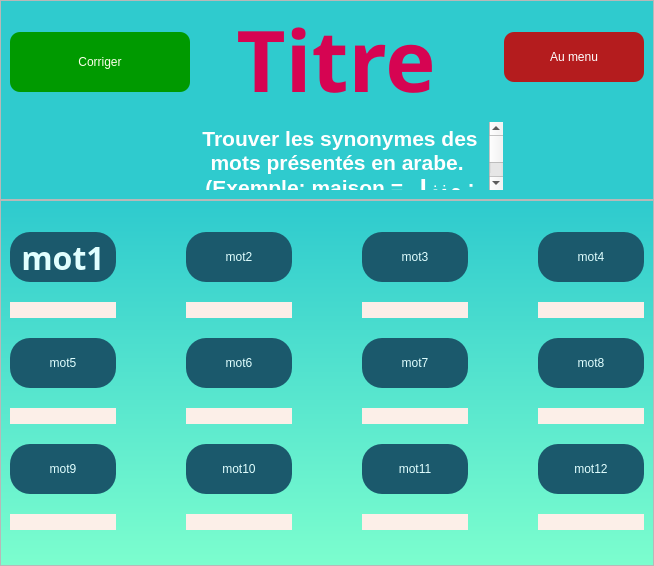
<?xml version="1.0" encoding="UTF-8"?>
<ui version="4.0">
 <class>MainWindow</class>
 <widget class="QMainWindow" name="MainWindow">
  <property name="geometry">
   <rect>
    <x>0</x>
    <y>0</y>
    <width>654</width>
    <height>566</height>
   </rect>
  </property>
  <property name="windowTitle">
   <string>MainWindow</string>
  </property>
  <widget class="QWidget" name="centralwidget">
   <property name="styleSheet">
    <string notr="true">background-color:qlineargradient(spread:pad, x1:1, y1:0.352, x2:1, y2:1, stop:0.0187793 rgba(47, 203, 206, 255), stop:1 rgba(124, 254, 206, 255))</string>
   </property>
   <layout class="QGridLayout" name="gridLayout_3">
    <property name="leftMargin">
     <number>0</number>
    </property>
    <property name="topMargin">
     <number>0</number>
    </property>
    <property name="rightMargin">
     <number>0</number>
    </property>
    <property name="bottomMargin">
     <number>0</number>
    </property>
    <property name="spacing">
     <number>0</number>
    </property>
    <item row="1" column="0">
     <widget class="QFrame" name="content_frame">
      <property name="styleSheet">
       <string notr="true">background-color: rgb(a255, 255, 255,0);</string>
      </property>
      <property name="frameShape">
       <enum>QFrame::StyledPanel</enum>
      </property>
      <property name="frameShadow">
       <enum>QFrame::Raised</enum>
      </property>
      <layout class="QGridLayout" name="gridLayout_2">
       <property name="leftMargin">
        <number>9</number>
       </property>
       <property name="topMargin">
        <number>21</number>
       </property>
       <property name="rightMargin">
        <number>9</number>
       </property>
       <property name="bottomMargin">
        <number>20</number>
       </property>
       <property name="horizontalSpacing">
        <number>70</number>
       </property>
       <property name="verticalSpacing">
        <number>10</number>
       </property>
       <item row="5" column="0">
        <widget class="QLineEdit" name="word9_guess">
         <property name="maximumSize">
          <size>
           <width>260</width>
           <height>16777215</height>
          </size>
         </property>
         <property name="styleSheet">
          <string notr="true">border-radius:10px;
background-color: rgba(255, 239, 233, 250);
font: 20pt &quot;Calisto MT&quot;;
color: rgb(43, 43, 43);</string>
         </property>
         <property name="alignment">
          <set>Qt::AlignCenter</set>
         </property>
        </widget>
       </item>
       <item row="2" column="2">
        <widget class="QPushButton" name="btn_word6">
         <property name="minimumSize">
          <size>
           <width>0</width>
           <height>50</height>
          </size>
         </property>
         <property name="maximumSize">
          <size>
           <width>290</width>
           <height>16777215</height>
          </size>
         </property>
         <property name="cursor">
          <cursorShape>PointingHandCursor</cursorShape>
         </property>
         <property name="styleSheet">
          <string notr="true">border-radius:20px;
background-color:rgb(27, 89, 108);
border-color: rgb(108, 108, 108);
font: 700 24pt &quot;Book Antiqua&quot;;
color:rgb(225, 255, 255);</string>
         </property>
         <property name="text">
          <string>mot7</string>
         </property>
        </widget>
       </item>
       <item row="3" column="1">
        <widget class="QLineEdit" name="word6_guess">
         <property name="maximumSize">
          <size>
           <width>260</width>
           <height>16777215</height>
          </size>
         </property>
         <property name="styleSheet">
          <string notr="true">border-radius:10px;
background-color: rgba(255, 239, 233, 250);
font: 20pt &quot;Calisto MT&quot;;
color: rgb(43, 43, 43);</string>
         </property>
         <property name="alignment">
          <set>Qt::AlignCenter</set>
         </property>
        </widget>
       </item>
       <item row="2" column="3">
        <widget class="QPushButton" name="btn_word7">
         <property name="minimumSize">
          <size>
           <width>0</width>
           <height>50</height>
          </size>
         </property>
         <property name="maximumSize">
          <size>
           <width>260</width>
           <height>16777215</height>
          </size>
         </property>
         <property name="cursor">
          <cursorShape>PointingHandCursor</cursorShape>
         </property>
         <property name="styleSheet">
          <string notr="true">border-radius:20px;
background-color:rgb(27, 89, 108);
border-color: rgb(108, 108, 108);
font: 700 24pt &quot;Book Antiqua&quot;;
color:rgb(225, 255, 255);</string>
         </property>
         <property name="text">
          <string>mot8</string>
         </property>
        </widget>
       </item>
       <item row="3" column="2">
        <widget class="QLineEdit" name="word7_guess">
         <property name="maximumSize">
          <size>
           <width>260</width>
           <height>16777215</height>
          </size>
         </property>
         <property name="styleSheet">
          <string notr="true">border-radius:10px;
background-color: rgba(255, 239, 233, 250);
font: 20pt &quot;Calisto MT&quot;;
color: rgb(43, 43, 43);</string>
         </property>
         <property name="alignment">
          <set>Qt::AlignCenter</set>
         </property>
        </widget>
       </item>
       <item row="4" column="0">
        <widget class="QPushButton" name="btn_word8">
         <property name="minimumSize">
          <size>
           <width>0</width>
           <height>50</height>
          </size>
         </property>
         <property name="maximumSize">
          <size>
           <width>260</width>
           <height>16777215</height>
          </size>
         </property>
         <property name="cursor">
          <cursorShape>PointingHandCursor</cursorShape>
         </property>
         <property name="styleSheet">
          <string notr="true">border-radius:20px;
background-color:rgb(27, 89, 108);
border-color: rgb(108, 108, 108);
font: 700 24pt &quot;Book Antiqua&quot;;
color:rgb(225, 255, 255);</string>
         </property>
         <property name="text">
          <string>mot9</string>
         </property>
        </widget>
       </item>
       <item row="2" column="0">
        <widget class="QPushButton" name="btn_word4">
         <property name="minimumSize">
          <size>
           <width>0</width>
           <height>50</height>
          </size>
         </property>
         <property name="maximumSize">
          <size>
           <width>260</width>
           <height>16777215</height>
          </size>
         </property>
         <property name="cursor">
          <cursorShape>PointingHandCursor</cursorShape>
         </property>
         <property name="styleSheet">
          <string notr="true">border-radius:20px;
background-color:rgb(27, 89, 108);
border-color: rgb(108, 108, 108);
font: 700 24pt &quot;Book Antiqua&quot;;
color:rgb(225, 255, 255);</string>
         </property>
         <property name="text">
          <string>mot5</string>
         </property>
        </widget>
       </item>
       <item row="1" column="0">
        <widget class="QLineEdit" name="word1_guess">
         <property name="maximumSize">
          <size>
           <width>260</width>
           <height>16777215</height>
          </size>
         </property>
         <property name="layoutDirection">
          <enum>Qt::LeftToRight</enum>
         </property>
         <property name="autoFillBackground">
          <bool>false</bool>
         </property>
         <property name="styleSheet">
          <string notr="true">border-radius:10px;
background-color: rgba(255, 239, 233, 250);
font: 20pt &quot;Calisto MT&quot;;
color: rgb(43, 43, 43);</string>
         </property>
         <property name="text">
          <string/>
         </property>
         <property name="alignment">
          <set>Qt::AlignHCenter|Qt::AlignTop</set>
         </property>
        </widget>
       </item>
       <item row="0" column="3">
        <widget class="QPushButton" name="btn_word3">
         <property name="minimumSize">
          <size>
           <width>0</width>
           <height>50</height>
          </size>
         </property>
         <property name="maximumSize">
          <size>
           <width>260</width>
           <height>16777215</height>
          </size>
         </property>
         <property name="cursor">
          <cursorShape>PointingHandCursor</cursorShape>
         </property>
         <property name="styleSheet">
          <string notr="true">border-radius:20px;
background-color:rgb(27, 89, 108);
border-color: rgb(108, 108, 108);
font: 700 24pt &quot;Book Antiqua&quot;;
color:rgb(225, 255, 255);</string>
         </property>
         <property name="text">
          <string>mot4</string>
         </property>
        </widget>
       </item>
       <item row="1" column="2">
        <widget class="QLineEdit" name="word3_guess">
         <property name="maximumSize">
          <size>
           <width>260</width>
           <height>16777215</height>
          </size>
         </property>
         <property name="styleSheet">
          <string notr="true">border-radius:10px;
background-color: rgba(255, 239, 233, 250);
font: 20pt &quot;Calisto MT&quot;;
color: rgb(43, 43, 43);</string>
         </property>
         <property name="alignment">
          <set>Qt::AlignCenter</set>
         </property>
        </widget>
       </item>
       <item row="1" column="1">
        <widget class="QLineEdit" name="word2_guess">
         <property name="maximumSize">
          <size>
           <width>260</width>
           <height>16777215</height>
          </size>
         </property>
         <property name="styleSheet">
          <string notr="true">border-radius:10px;
background-color: rgba(255, 239, 233, 250);
font: 20pt &quot;Calisto MT&quot;;
color: rgb(43, 43, 43);</string>
         </property>
         <property name="alignment">
          <set>Qt::AlignCenter</set>
         </property>
        </widget>
       </item>
       <item row="4" column="1">
        <widget class="QPushButton" name="btn_word9">
         <property name="minimumSize">
          <size>
           <width>0</width>
           <height>50</height>
          </size>
         </property>
         <property name="maximumSize">
          <size>
           <width>260</width>
           <height>16777215</height>
          </size>
         </property>
         <property name="cursor">
          <cursorShape>PointingHandCursor</cursorShape>
         </property>
         <property name="styleSheet">
          <string notr="true">border-radius:20px;
background-color:rgb(27, 89, 108);
border-color: rgb(108, 108, 108);
font: 700 24pt &quot;Book Antiqua&quot;;
color:rgb(225, 255, 255);</string>
         </property>
         <property name="text">
          <string>mot10</string>
         </property>
        </widget>
       </item>
       <item row="0" column="0">
        <widget class="QPushButton" name="btn_word0">
         <property name="minimumSize">
          <size>
           <width>0</width>
           <height>50</height>
          </size>
         </property>
         <property name="maximumSize">
          <size>
           <width>260</width>
           <height>16777215</height>
          </size>
         </property>
         <property name="font">
          <font>
           <family>Book Antiqua</family>
           <pointsize>24</pointsize>
           <italic>false</italic>
           <bold>true</bold>
          </font>
         </property>
         <property name="cursor">
          <cursorShape>PointingHandCursor</cursorShape>
         </property>
         <property name="styleSheet">
          <string notr="true">border-radius:20px;
background-color:rgb(27, 89, 108);
border-color: rgb(108, 108, 108);
font: 700 24pt &quot;Book Antiqua&quot;;
color:rgb(225, 255, 255);</string>
         </property>
         <property name="text">
          <string>mot1</string>
         </property>
        </widget>
       </item>
       <item row="4" column="2">
        <widget class="QPushButton" name="btn_word10">
         <property name="minimumSize">
          <size>
           <width>0</width>
           <height>50</height>
          </size>
         </property>
         <property name="maximumSize">
          <size>
           <width>260</width>
           <height>16777215</height>
          </size>
         </property>
         <property name="cursor">
          <cursorShape>PointingHandCursor</cursorShape>
         </property>
         <property name="styleSheet">
          <string notr="true">border-radius:20px;
background-color:rgb(27, 89, 108);
border-color: rgb(108, 108, 108);
font: 700 24pt &quot;Book Antiqua&quot;;
color:rgb(225, 255, 255);</string>
         </property>
         <property name="text">
          <string>mot11</string>
         </property>
        </widget>
       </item>
       <item row="5" column="1">
        <widget class="QLineEdit" name="word10_guess">
         <property name="maximumSize">
          <size>
           <width>260</width>
           <height>16777215</height>
          </size>
         </property>
         <property name="styleSheet">
          <string notr="true">border-radius:10px;
background-color: rgba(255, 239, 233, 250);
font: 20pt &quot;Calisto MT&quot;;
color: rgb(43, 43, 43);</string>
         </property>
         <property name="alignment">
          <set>Qt::AlignCenter</set>
         </property>
        </widget>
       </item>
       <item row="3" column="0">
        <widget class="QLineEdit" name="word5_guess">
         <property name="maximumSize">
          <size>
           <width>260</width>
           <height>16777215</height>
          </size>
         </property>
         <property name="styleSheet">
          <string notr="true">border-radius:10px;
background-color: rgba(255, 239, 233, 250);
font: 20pt &quot;Calisto MT&quot;;
color: rgb(43, 43, 43);</string>
         </property>
         <property name="alignment">
          <set>Qt::AlignCenter</set>
         </property>
        </widget>
       </item>
       <item row="5" column="2">
        <widget class="QLineEdit" name="word11_guess">
         <property name="maximumSize">
          <size>
           <width>260</width>
           <height>16777215</height>
          </size>
         </property>
         <property name="styleSheet">
          <string notr="true">border-radius:10px;
background-color: rgba(255, 239, 233, 250);
font: 20pt &quot;Calisto MT&quot;;
color: rgb(43, 43, 43);</string>
         </property>
         <property name="alignment">
          <set>Qt::AlignCenter</set>
         </property>
        </widget>
       </item>
       <item row="5" column="3">
        <widget class="QLineEdit" name="word12_guess">
         <property name="maximumSize">
          <size>
           <width>260</width>
           <height>16777215</height>
          </size>
         </property>
         <property name="styleSheet">
          <string notr="true">border-radius:10px;
background-color: rgba(255, 239, 233, 250);
font: 20pt &quot;Calisto MT&quot;;
color: rgb(43, 43, 43);</string>
         </property>
         <property name="alignment">
          <set>Qt::AlignCenter</set>
         </property>
        </widget>
       </item>
       <item row="2" column="1">
        <widget class="QPushButton" name="btn_word5">
         <property name="minimumSize">
          <size>
           <width>0</width>
           <height>50</height>
          </size>
         </property>
         <property name="maximumSize">
          <size>
           <width>260</width>
           <height>16777215</height>
          </size>
         </property>
         <property name="cursor">
          <cursorShape>PointingHandCursor</cursorShape>
         </property>
         <property name="styleSheet">
          <string notr="true">border-radius:20px;
background-color:rgb(27, 89, 108);
border-color: rgb(108, 108, 108);
font: 700 24pt &quot;Book Antiqua&quot;;
color:rgb(225, 255, 255);</string>
         </property>
         <property name="text">
          <string>mot6</string>
         </property>
        </widget>
       </item>
       <item row="3" column="3">
        <widget class="QLineEdit" name="word8_guess">
         <property name="maximumSize">
          <size>
           <width>260</width>
           <height>16777215</height>
          </size>
         </property>
         <property name="styleSheet">
          <string notr="true">border-radius:10px;
background-color: rgba(255, 239, 233, 250);
font: 20pt &quot;Calisto MT&quot;;
color: rgb(43, 43, 43);</string>
         </property>
         <property name="alignment">
          <set>Qt::AlignCenter</set>
         </property>
        </widget>
       </item>
       <item row="0" column="2">
        <widget class="QPushButton" name="btn_word2">
         <property name="minimumSize">
          <size>
           <width>0</width>
           <height>50</height>
          </size>
         </property>
         <property name="maximumSize">
          <size>
           <width>260</width>
           <height>16777215</height>
          </size>
         </property>
         <property name="cursor">
          <cursorShape>PointingHandCursor</cursorShape>
         </property>
         <property name="styleSheet">
          <string notr="true">border-radius:20px;
background-color:rgb(27, 89, 108);
border-color: rgb(108, 108, 108);
font: 700 24pt &quot;Book Antiqua&quot;;
color:rgb(225, 255, 255);</string>
         </property>
         <property name="text">
          <string>mot3</string>
         </property>
        </widget>
       </item>
       <item row="0" column="1">
        <widget class="QPushButton" name="btn_word1">
         <property name="minimumSize">
          <size>
           <width>0</width>
           <height>50</height>
          </size>
         </property>
         <property name="maximumSize">
          <size>
           <width>260</width>
           <height>16777215</height>
          </size>
         </property>
         <property name="cursor">
          <cursorShape>PointingHandCursor</cursorShape>
         </property>
         <property name="styleSheet">
          <string notr="true">border-radius:20px;
background-color:rgb(27, 89, 108);
border-color: rgb(108, 108, 108);
font: 700 24pt &quot;Book Antiqua&quot;;
color:rgb(225, 255, 255);</string>
         </property>
         <property name="text">
          <string>mot2</string>
         </property>
        </widget>
       </item>
       <item row="1" column="3">
        <widget class="QLineEdit" name="word4_guess">
         <property name="maximumSize">
          <size>
           <width>260</width>
           <height>16777215</height>
          </size>
         </property>
         <property name="styleSheet">
          <string notr="true">border-radius:10px;
background-color: rgba(255, 239, 233, 250);
font: 20pt &quot;Calisto MT&quot;;
color: rgb(43, 43, 43);</string>
         </property>
         <property name="alignment">
          <set>Qt::AlignCenter</set>
         </property>
        </widget>
       </item>
       <item row="4" column="3">
        <widget class="QPushButton" name="btn_word11">
         <property name="minimumSize">
          <size>
           <width>0</width>
           <height>50</height>
          </size>
         </property>
         <property name="maximumSize">
          <size>
           <width>260</width>
           <height>16777215</height>
          </size>
         </property>
         <property name="cursor">
          <cursorShape>PointingHandCursor</cursorShape>
         </property>
         <property name="styleSheet">
          <string notr="true">border-radius:20px;
background-color:rgb(27, 89, 108);
border-color: rgb(108, 108, 108);
font: 700 24pt &quot;Book Antiqua&quot;;
color:rgb(225, 255, 255);</string>
         </property>
         <property name="text">
          <string>mot12</string>
         </property>
        </widget>
       </item>
      </layout>
     </widget>
    </item>
    <item row="0" column="0">
     <widget class="QFrame" name="title_frame">
      <property name="sizePolicy">
       <sizepolicy hsizetype="MinimumExpanding" vsizetype="Preferred">
        <horstretch>0</horstretch>
        <verstretch>0</verstretch>
       </sizepolicy>
      </property>
      <property name="maximumSize">
       <size>
        <width>16777215</width>
        <height>200</height>
       </size>
      </property>
      <property name="styleSheet">
       <string notr="true">background-color: rgb(a255, 255, 255,0);</string>
      </property>
      <property name="frameShape">
       <enum>QFrame::StyledPanel</enum>
      </property>
      <property name="frameShadow">
       <enum>QFrame::Raised</enum>
      </property>
      <layout class="QGridLayout" name="gridLayout">
       <property name="leftMargin">
        <number>9</number>
       </property>
       <property name="topMargin">
        <number>0</number>
       </property>
       <property name="rightMargin">
        <number>9</number>
       </property>
       <property name="bottomMargin">
        <number>8</number>
       </property>
       <property name="horizontalSpacing">
        <number>0</number>
       </property>
       <property name="verticalSpacing">
        <number>8</number>
       </property>
       <item row="0" column="2">
        <widget class="QLabel" name="lvl_title">
         <property name="minimumSize">
          <size>
           <width>100</width>
           <height>0</height>
          </size>
         </property>
         <property name="maximumSize">
          <size>
           <width>16777215</width>
           <height>120</height>
          </size>
         </property>
         <property name="font">
          <font>
           <family>Tw Cen MT</family>
           <pointsize>64</pointsize>
           <italic>false</italic>
           <bold>true</bold>
          </font>
         </property>
         <property name="styleSheet">
          <string notr="true">color:rgb(214, 4, 82);
font: 700 64pt &quot;Tw Cen MT&quot;;</string>
         </property>
         <property name="text">
          <string>Titre </string>
         </property>
         <property name="alignment">
          <set>Qt::AlignHCenter|Qt::AlignTop</set>
         </property>
        </widget>
       </item>
       <item row="0" column="3">
        <widget class="QPushButton" name="btn_goto_menu">
         <property name="sizePolicy">
          <sizepolicy hsizetype="Preferred" vsizetype="Preferred">
           <horstretch>0</horstretch>
           <verstretch>0</verstretch>
          </sizepolicy>
         </property>
         <property name="minimumSize">
          <size>
           <width>140</width>
           <height>50</height>
          </size>
         </property>
         <property name="maximumSize">
          <size>
           <width>140</width>
           <height>50</height>
          </size>
         </property>
         <property name="styleSheet">
          <string notr="true">background-color: rgb(180, 28, 30);
color: white;
font: 600 16pt &quot;Segoe UI Semibold&quot;;
border-radius: 10px;</string>
         </property>
         <property name="text">
          <string>Au menu</string>
         </property>
        </widget>
       </item>
       <item row="0" column="1">
        <widget class="QPushButton" name="btn_correct">
         <property name="sizePolicy">
          <sizepolicy hsizetype="Preferred" vsizetype="Maximum">
           <horstretch>0</horstretch>
           <verstretch>0</verstretch>
          </sizepolicy>
         </property>
         <property name="minimumSize">
          <size>
           <width>180</width>
           <height>60</height>
          </size>
         </property>
         <property name="maximumSize">
          <size>
           <width>140</width>
           <height>50</height>
          </size>
         </property>
         <property name="styleSheet">
          <string notr="true">background-color: rgb(0, 154, 0);
border-radius: 10px;
color: rgb(252, 255, 234);
font: 700 18pt &quot;Segoe UI Variable Text&quot;;</string>
         </property>
         <property name="text">
          <string>Corriger</string>
         </property>
        </widget>
       </item>
       <item row="1" column="2">
        <widget class="QTextBrowser" name="textBrowser">
         <property name="styleSheet">
          <string notr="true">background-color: rgba(255, 255, 255,0);
color: rgb(255, 255, 255);</string>
         </property>
         <property name="html">
          <string>&lt;!DOCTYPE HTML PUBLIC &quot;-//W3C//DTD HTML 4.0//EN&quot; &quot;http://www.w3.org/TR/REC-html40/strict.dtd&quot;&gt;
&lt;html&gt;&lt;head&gt;&lt;meta name=&quot;qrichtext&quot; content=&quot;1&quot; /&gt;&lt;meta charset=&quot;utf-8&quot; /&gt;&lt;style type=&quot;text/css&quot;&gt;
p, li { white-space: pre-wrap; }
hr { height: 1px; border-width: 0; }
&lt;/style&gt;&lt;/head&gt;&lt;body style=&quot; font-family:'Segoe UI'; font-size:9pt; font-weight:400; font-style:normal;&quot;&gt;
&lt;p align=&quot;center&quot; style=&quot; margin-top:0px; margin-bottom:0px; margin-left:0px; margin-right:0px; -qt-block-indent:0; text-indent:0px;&quot;&gt;&lt;span style=&quot; font-size:16pt; font-weight:700; color:#ffffff;&quot;&gt;Trouver les synonymes des mots présentés en arabe. &lt;/span&gt;&lt;/p&gt;
&lt;p align=&quot;center&quot; style=&quot; margin-top:0px; margin-bottom:0px; margin-left:0px; margin-right:0px; -qt-block-indent:0; text-indent:0px;&quot;&gt;&lt;span style=&quot; font-size:16pt; font-weight:700; color:#ffffff;&quot;&gt;(Exemple: maison = منزل ; manger = يأكل)&lt;/span&gt;&lt;/p&gt;&lt;/body&gt;&lt;/html&gt;</string>
         </property>
        </widget>
       </item>
      </layout>
     </widget>
    </item>
   </layout>
  </widget>
 </widget>
 <resources/>
 <connections/>
</ui>
